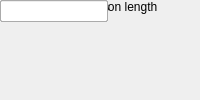
<?xml version="1.0" encoding="UTF-8"?>
<ui version="4.0">
 <class>MainWindow</class>
 <widget class="QMainWindow" name="MainWindow">
  <property name="windowTitle"><string>xeng_descramble</string></property>
  <widget class="QWidget" name="centralwidget">
   <!-- NOTE: this is a simplified structural mirror of the generated
        <module>_ui.py, not a full round-trip Designer file. Regenerate
        both from the same spec if you need to edit layout by hand. -->
       <widget class="QLabel" name="label_num_ants">
     <property name="text"><string>Number of Antennas</string></property>
    </widget>
       <widget class="QLineEdit" name="num_ants"/>
       <widget class="QLabel" name="label_n_bits">
     <property name="text"><string>Input Bitwidth</string></property>
    </widget>
       <widget class="QLineEdit" name="n_bits"/>
       <widget class="QLabel" name="label_acc_len">
     <property name="text"><string>X engine accumulation length</string></property>
    </widget>
       <widget class="QLineEdit" name="acc_len"/>
       <widget class="QLabel" name="label_demux_factor">
     <property name="text"><string>Demux Factor</string></property>
    </widget>
       <widget class="QLineEdit" name="demux_factor"/>
  </widget>
 </widget>
 <resources/>
 <connections/>
</ui>
